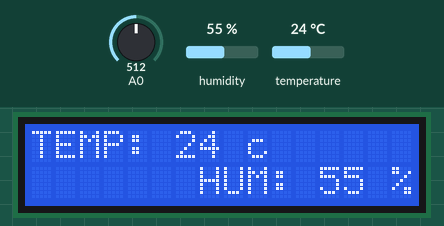
Recording of a program running on a simulated Arduino Leonardo, built with avr-gcc and run on an emulated ATmega32U4. Shown: 16×2 character LCD. The inputs (shaded band) are chosen by the test bench; at power-on: A0 = 512, humidity 55 %, temperature 24 °C.

Above: at 1.2 s.
1.3 s: A0 set to 411
2.8 s: A0 set to 385
At 3.4 s:
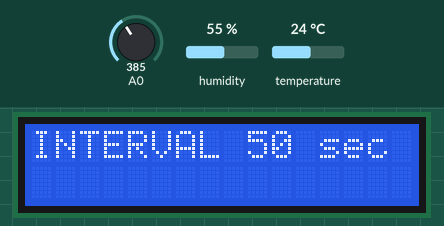
5.8 s: A0 set to 410
At 7.3 s:
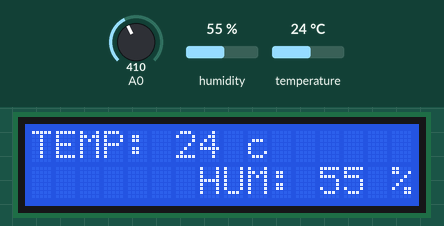
Timing chart, 0 to 8.8 s (numbered marks = the images above; inputs shaded):
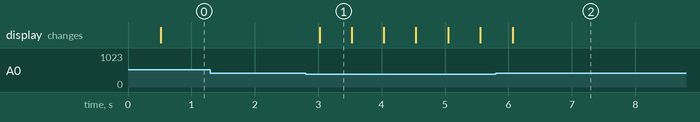

Measured:
- the behaviour switches between 400 and 399 on A0 (found by bisection; images 0 and 1)
- after the input at 1.3 s, every drawn part: stays the same
- after the input at 2.8 s, the display: changes after 0.22 s (image 1)
- after the input at 5.8 s, the display: changes after 0.26 s (image 2)
- what the display in image 1 shows lasts 0.5 s, from 3.0 s to 3.5 s

The program:

main.cpp
```cpp
#include <Arduino.h>
#include <Wire.h>  // for LiquidCrystal.
#include <LiquidCrystal.h> // for LCD shield.
#include <Adafruit_Sensor.h> // for DHT.
#include <DHT.h> // for DHT.

#define BTN_UP   1
#define BTN_DOWN 2
#define BTN_NONE 10

#define DHTPIN 13 // Pin for DHT22.
#define DHTTYPE DHT22 // DHT 22 Change this if you have a DHT11.
DHT dht(DHTPIN, DHTTYPE);

bool error = 1; // Measurements error state.
bool btn_None; // No button pressed flag.
unsigned long measurement_Delay = 60000; // Wait between measurements 1 minute by derfault.
unsigned long measurement_Timer;
unsigned long buttonDelay;

LiquidCrystal lcd(8, 9, 4, 5, 6, 7); // Initialize the library with the numbers of the interface pins.

void setup()
{
        //Serial.begin(115200);
        lcd.begin(16, 2); // set up the LCD's number of columns and rows.
        dht.begin(); // Initialize DHT sensor.
}

int detectButton() {
        int keyAnalog =  analogRead(A0); // Read analog pin for input.
        if (keyAnalog < 200) {
                return BTN_UP;
        } else if (keyAnalog < 400) {
                return BTN_DOWN;
        } else {
                return BTN_NONE;
        }
}

void show_interval() // Draw INTERVAL menu on LCD.
{
        buttonDelay = millis();
        lcd.setCursor(0, 0);
        lcd.print("INTERVAL        ");
        lcd.setCursor(9, 0);
        lcd.print(measurement_Delay/1000);
        lcd.print(" sec");
        lcd.setCursor(0, 1);
        lcd.print("                ");
        //Serial.print( Draw"INTERVAL menu on LCD "); //for debugging.
        //Serial.println(measurement_Delay/1000);  //for debugging.
}


void sendTemps()  // Get data from DHT22 and draw on LCD.
{
        float h = dht.readHumidity();
        float t = dht.readTemperature();
        //Serial.print("TEMP: "); //for debugging.
        //Serial.println(t); //for debugging.
        //Serial.print("HUM: "); //for debugging.
        //Serial.println(h); //for debugging.

        if (isnan(h) || isnan(t))   // Check for errors from DHT sensor.
        {
                //Serial.println("Failed to read from DHT sensor!"); //for debugging.
                lcd.setCursor(0, 0);
                lcd.print("  SENSOR ERROR  ");
                lcd.setCursor(0, 1);
                lcd.print("                ");
                error = 1;
                return;
        }

        lcd.setCursor(0, 0);
        lcd.print("TEMP:           ");
        lcd.setCursor(6, 0);
        lcd.print(round(t));
        lcd.print(" c");
        lcd.setCursor(7, 1);
        lcd.print("HUM:     ");
        lcd.setCursor(12, 1);
        lcd.print(round(h));
        lcd.print(" %");
        error = 0;
        measurement_Timer = millis();
}


void buttonJob()   // Button logic.
{
        int button = detectButton();
        switch (button) {
        case BTN_UP:
                btn_None = 0;
                if (measurement_Delay < 10000) {
                        measurement_Delay = measurement_Delay + 1000;
                        show_interval();
                        break;
                } else {
                        measurement_Delay = measurement_Delay + 10000;
                        show_interval();
                        break;
                }

        case BTN_DOWN:
                btn_None = 0;
                if (measurement_Delay < 3000) {
                        show_interval();
                        break;
                } else if (measurement_Delay <= 19000) {
                        measurement_Delay = measurement_Delay - 1000;
                        show_interval();
                        break;
                }else{
                        measurement_Delay = measurement_Delay - 10000;
                        show_interval();
                        break;
                }

        case BTN_NONE:
                if (btn_None == 0) sendTemps();
                btn_None = 1;
                break;
        }
        buttonDelay = millis();
}


void loop()
{
        if ((millis() - buttonDelay) > 500) buttonJob();

        if (error == 1 && btn_None == 1)
        {
                delay (2000); // Wait for next measurements if error occurs.
                sendTemps();
        }

        if ((millis() - measurement_Timer) > measurement_Delay && btn_None == 1) sendTemps();
}
```
